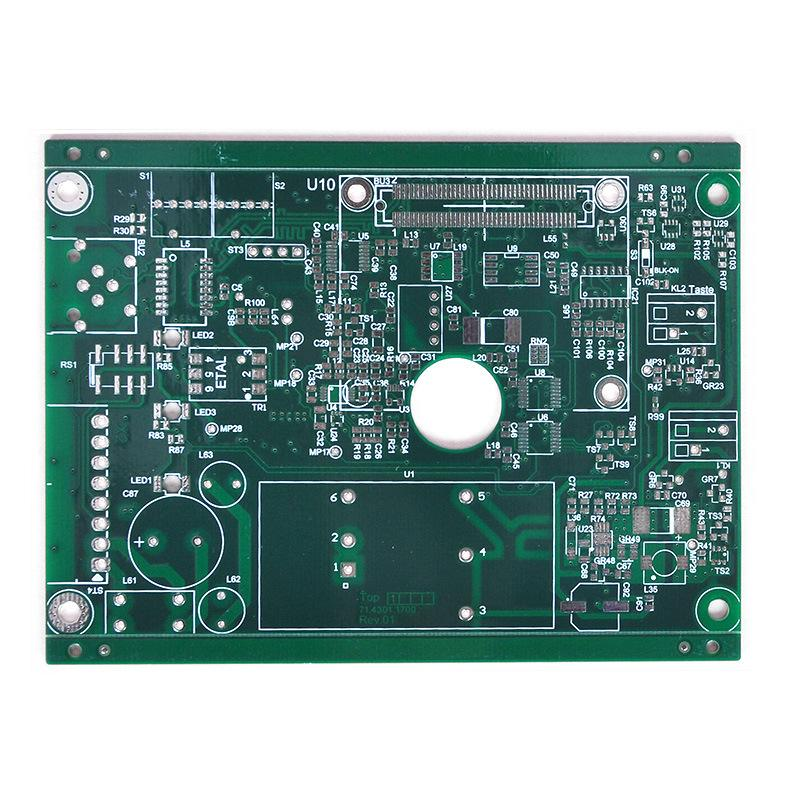
//> input picture HOG/img/timg1.jpg, 800 x 800 px
$ ./corner_harris   (built with g++ and OpenCV 4)
//> lines starting //> are read from the running program, lines starting //| are printed output that depends on the picture; after the words box and inside, x2 and y2 are one past the last pixel; in counts of white or black regions, pixels touching at a corner belong together
### Image_Feature_extract/corner_harris/corner_harris/stdafx.h
// stdafx.h : 标准系统包含文件的包含文件，
// 或是经常使用但不常更改的
// 特定于项目的包含文件
//

#pragma once

#include "targetver.h"

#include <stdio.h>
#include <tchar.h>


// TODO:  在此处引用程序需要的其他头文件

### Image_Feature_extract/corner_harris/corner_harris/corner_harris.cpp
// corner_harris.cpp : 定义控制台应用程序的入口点。
//

#include "stdafx.h"
#include <opencv2/opencv.hpp>
#include <iostream>
using namespace std;
using namespace cv;

int thresh = 130;
int max_count = 255;
const char* output_title = "Harris Cornor Detection Result";

void harris_demo(int, void*);

int main(int argc, char** argv)
{
	Mat src;
	src = imread("F:/program/computer_version/Algrithom_of_Digital_Image_Processing/img/timg1.jpg");
//> src is the input picture: 800 rows x 800 cols, CV_8UC3; mean B, G, R 166.3, 168.6, 145.6
	if (!src.data)
	{
		printf("Could not load image ...\n");
		return -1;
	}
	namedWindow("Input Image", CV_WINDOW_AUTOSIZE);
	imshow("Input Image", src);
	namedWindow(output_title, CV_WINDOW_AUTOSIZE);
	createTrackbar("Threshold", output_title, &thresh, max_count, harris_demo, (void*)&src);
	harris_demo(thresh, (void*)&src);

	waitKey(0);
    return 0;
}

void harris_demo(int thresh, void* in_src)
{
//> called with thresh = 130
	Mat gray_img, dst, norm_dst;
	Mat src = *(Mat*)in_src;
	cvtColor(src, gray_img, COLOR_BGR2GRAY);
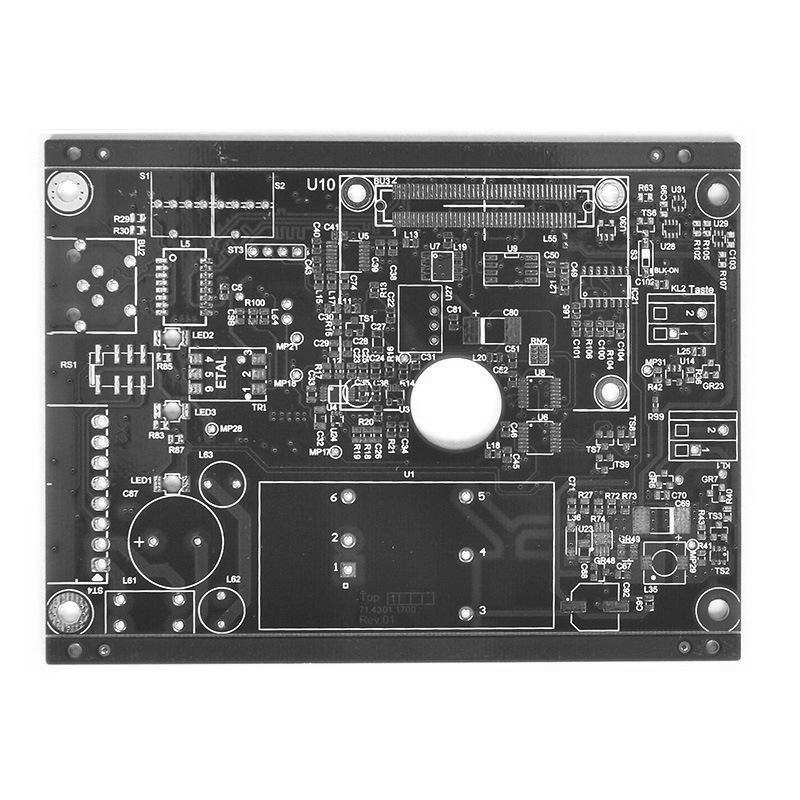
//> gray_img: 800 rows x 800 cols, CV_8UC1; min 1, max 255, mean 161.5
	dst = Mat::zeros(gray_img.size(), CV_32FC1);

	// 设置harris角点检测函数的参数
	int blocksize = 2;
	int ksize = 3;
	double k = 0.04;
	cornerHarris(gray_img, dst, blocksize, ksize, k);
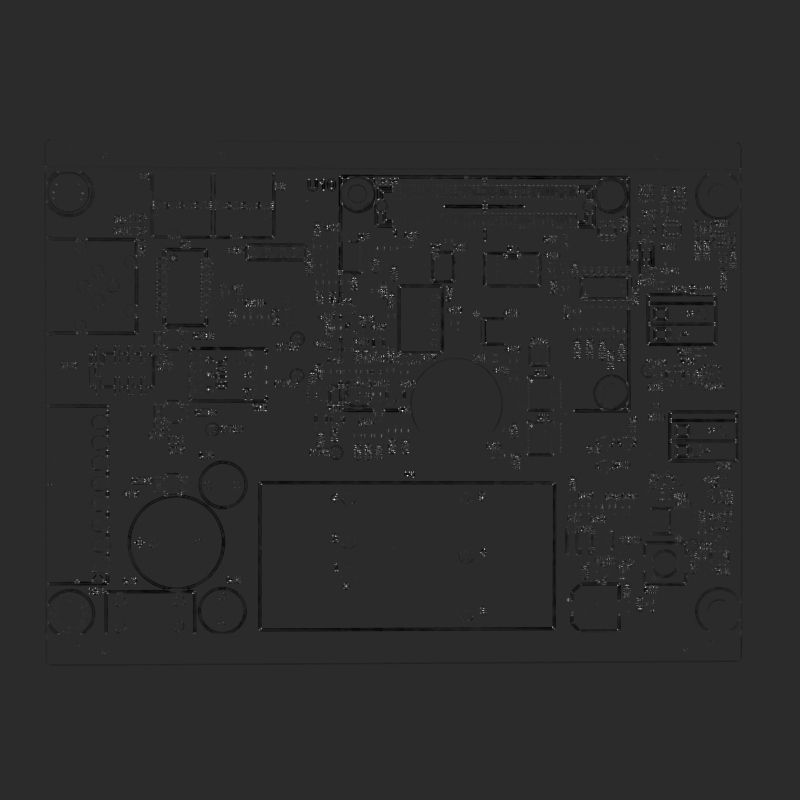
//> dst: 800 rows x 800 cols, CV_32FC1; min -0.0178, max 0.086, mean -4.89e-05; drawn with min black and max white
	normalize(dst, norm_dst, 0, 255, NORM_MINMAX, CV_32FC1, Mat());     // 归一化值
	convertScaleAbs(norm_dst, norm_dst);
//> norm_dst: 800 rows x 800 cols, CV_8UC1
	Mat result_img = src.clone();
	for (int row = 0; row < result_img.rows; ++row)
	{
		uchar* currentRow = norm_dst.ptr(row);
		for (int col = 0; col < result_img.cols; ++col)
		{
			int value = (int)*currentRow;
			if (value > thresh)
			{
				circle(result_img, Point(col, row), 4, Scalar(255, 0, 0), 1);
			}
			currentRow++;
		}
	}
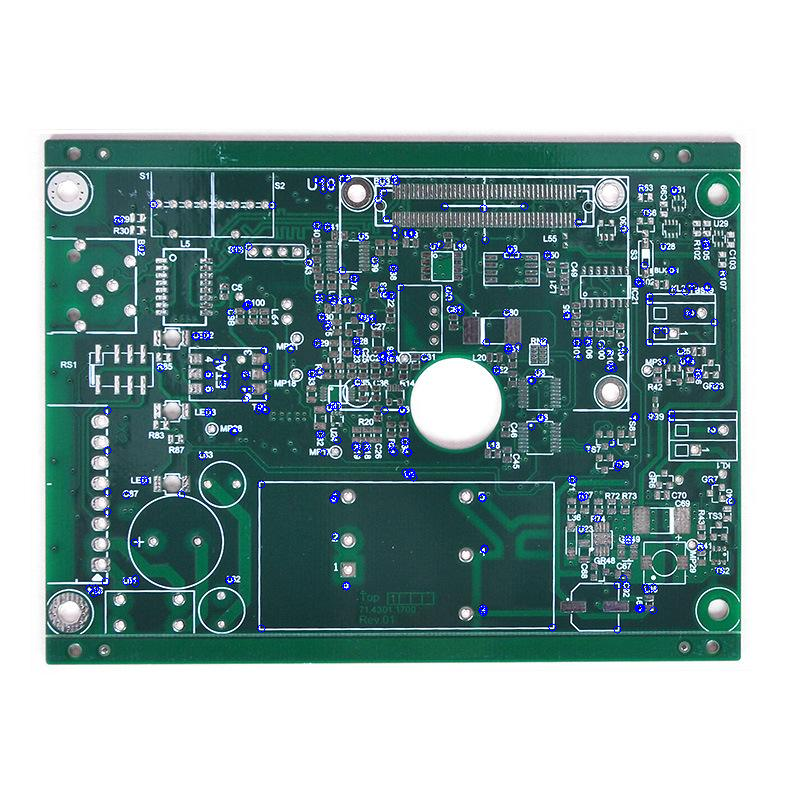
//> result_img: 800 rows x 800 cols, CV_8UC3; 0.89% of pixels changed, all inside (x1, y1, x2, y2) = (85, 174, 736, 634)
	imshow(output_title, result_img);
}

$ run again, with HOG/img/timg3.jpg copied over HOG/img/timg1.jpg
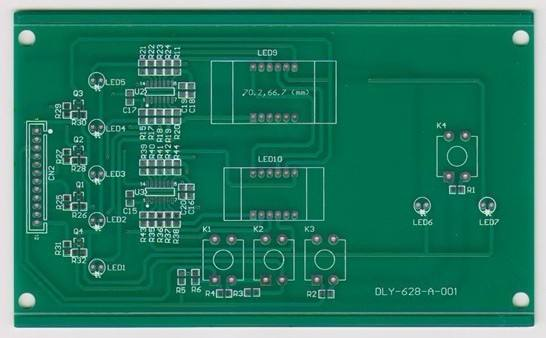
//> input picture HOG/img/timg3.jpg, 546 x 338 px
//> src is the input picture: 338 rows x 546 cols, CV_8UC3; mean B, G, R 99.7, 122.6, 38.6
//> in harris_demo, `cornerHarris(gray_img, dst, blocksize, ksize, k);`:
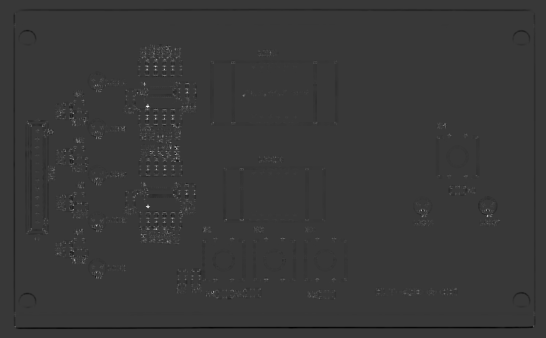
//> dst: 338 rows x 546 cols, CV_32FC1; min -0.00409, max 0.0144, mean -2.79e-06; drawn with min black and max white
//> after the loop in harris_demo, `for (int row = 0; row < result_img.rows; ++row)`:
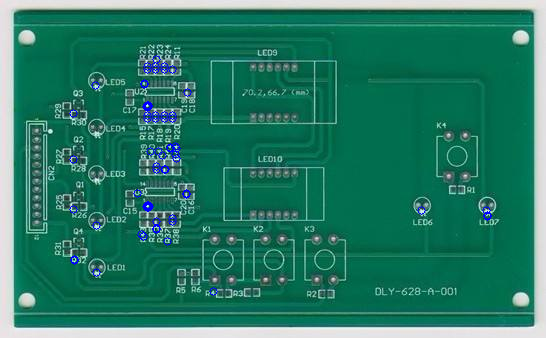
//> result_img: 338 rows x 546 cols, CV_8UC3; 0.63% of pixels changed, all inside (x1, y1, x2, y2) = (69, 55, 492, 296)
